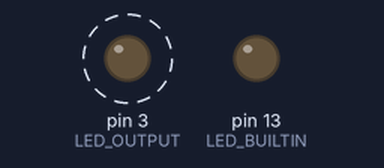
Simulated run of this sketch. Board: Arduino Nano, built with avr-gcc and run on an emulated ATmega328P. Shown: output pins drawn as LEDs (lit = HIGH). Dashed ring = blinking. What the sketch prints to the serial monitor is not drawn.

Above: at 0.5 s.
Timing chart, 0 to 4.6 s (numbered marks = the images above):
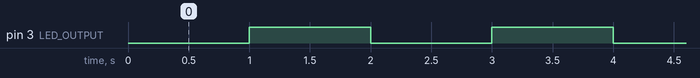

Measured:
- by itself, pin 3 (LED_OUTPUT): alternates HIGH for 1.0 s and LOW for 1.0 s

The sketch:

nano-fsm-timer1.ino
```cpp
// lampu kedip 1 Hz dengan model FSM dan timer one
// https://www.arduino.cc/reference/en/libraries/timerone/
// To install, cari library timerone dari Sketch -> Include Library -> Manage Libraries

#include <TimerOne.h>
#define ON    100
#define OFF   101
#define LED_OUTPUT 3
int state = OFF;

void setup() {
  int output = 0;
  pinMode(LED_BUILTIN, OUTPUT);
  pinMode(LED_OUTPUT, OUTPUT);
  Serial.begin(115200);
  fsm_init(&state,&output);
  fsm_output(output);
  Timer1.initialize(1000000); // delay dalam microsecond
  Timer1.attachInterrupt(ISR_Timer1);
}

void loop() {
}

void fsm_init(int *state, int *out) {
  *state = OFF;
  *out = 0;
}
void fsm(int  *state, int *out) {
  switch (*state) {
    case ON: {
        *state = OFF;
        *out = 0;
        break;
      }
    case OFF: {
        *state = ON;
        *out = 1; // nyalakan output
        break;
      }
  }
}

void fsm_output(int output_value) {
  if (output_value == 1) {
    digitalWrite(LED_OUTPUT, HIGH);
  } else {
    digitalWrite(LED_OUTPUT, LOW);
  }
}

void ISR_Timer1(void)
{
  int output = 0;
  fsm(&state, &output);
  fsm_output(output);
  Serial.print("state: ");
  Serial.print(state);
  Serial.print(" output: ");
  Serial.print( output);
  Serial.println();
}
```
